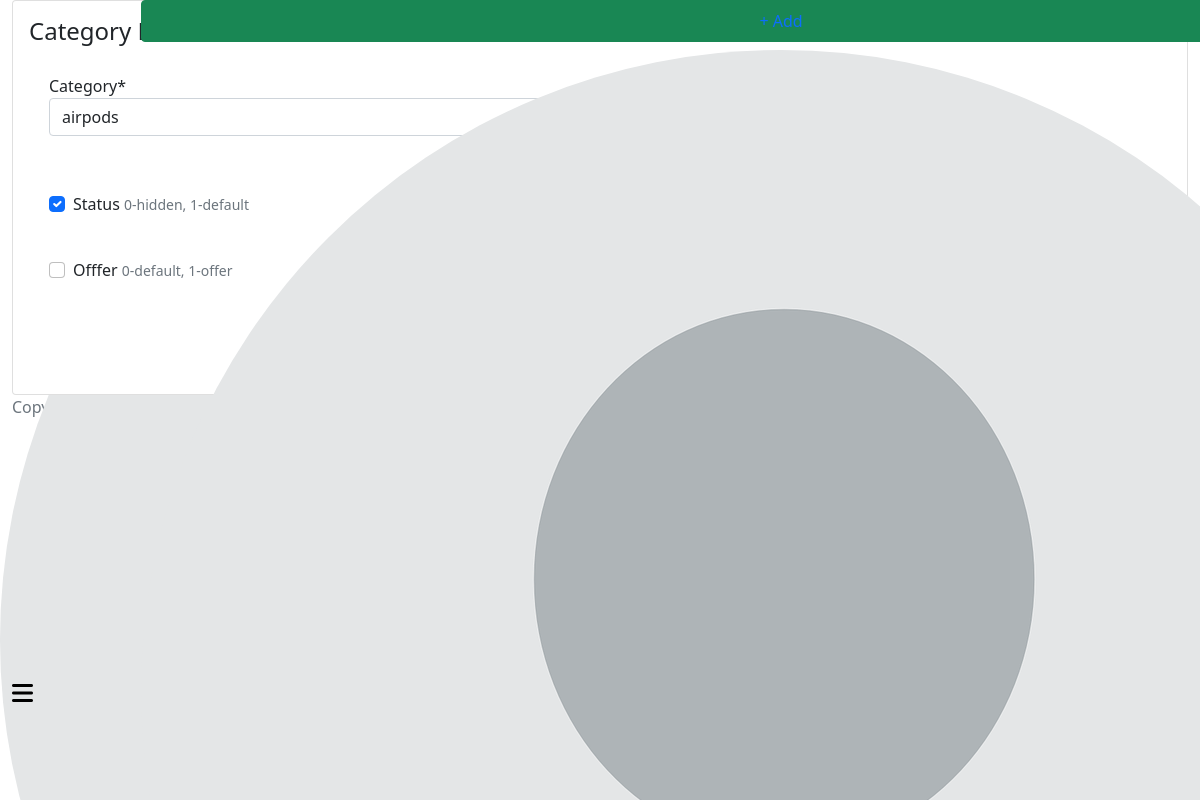
The app's page /super-admin/category-edit/2 (signed in), older data.
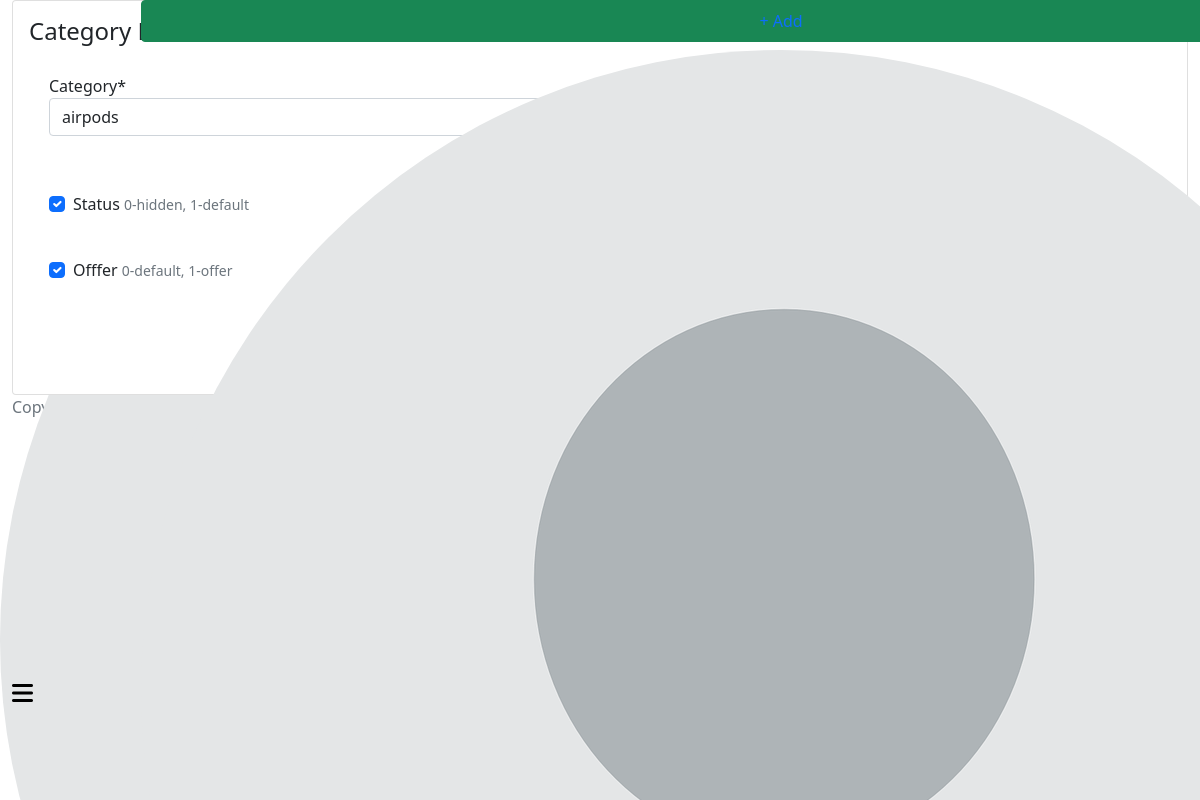
The same page, newer data.
### category/models.py (models this page shows, shortened)
class Category(models.Model):
    CATEGORY_CHOICE = (
    ('mac', 'mac'),
    ('ipad', 'ipad'),
    ('iphone', 'iphone'),
    ('watch', 'watch'),
    ('airpods', 'airpods'),
    ('homepod', 'homepod')
)
    category = models.CharField(choices=CATEGORY_CHOICE,max_length=100)
    image = models.ImageField(upload_to = 'category_images')
    created_at = models.DateTimeField(auto_now_add=True)
    status = models.BooleanField(default=True, help_text='0-hidden, 1-default')
    trending = models.BooleanField(default=False,help_text='0-default, 1-trending')
    offfer = models.BooleanField(default=False,help_text='0-default, 1-offer')
    order_by = models.PositiveIntegerField(blank=True, null=True)
    created_at = models.DateTimeField(auto_now_add=True)
    modified_at = models.DateTimeField(auto_now=True)

### super_admin/views.py (the view, shortened to what this page needs)
# urls.py: path('category-edit/<str:pk>', views.CategoryEditView.as_view(), name= 'category_edit'),
@method_decorator(admin_login_required, name='dispatch')
class CategoryEditView(View):
    def get(self, request, pk):
        category = Category.objects.get(id=pk)
        form = CategoryDetailsForm(instance=category)
        context = {'form' : form}
        return render(request, 'super_admin/category_add.html', context)

### super_admin/form.py
class CategoryDetailsForm(forms.ModelForm):
    class Meta:
        model = Category
        fields = '__all__'

### account/models.py (called while the page is built)
    def __str__(self):
        return self.email

### templates/super_admin/category_add.html (shortened to what this page needs)
{% extends 'super_admin/base.html' %}
{% load static %}
{% load crispy_forms_tags %}
{% load crispy_forms_filters %}
{% block content %}
<div class="row">
    <div class="col-12">
        <div class="card">
            <div class="card-body">
                <h4 class="card-title">Category Details Form</h4>
                <div class="row">
                    <form action="" method="post" enctype="multipart/form-data">
                        <div class="row">
                            {{form | crispy}}
                        </div>
                        <div class="row">
                        </div>
                    </form>
                </div>
            </div>
        </div>
    </div>
</div>
{% endblock %}

Row changes from the older to the newer data that the page shows:
changed Category "airpods": offfer "☐" → "☑"
